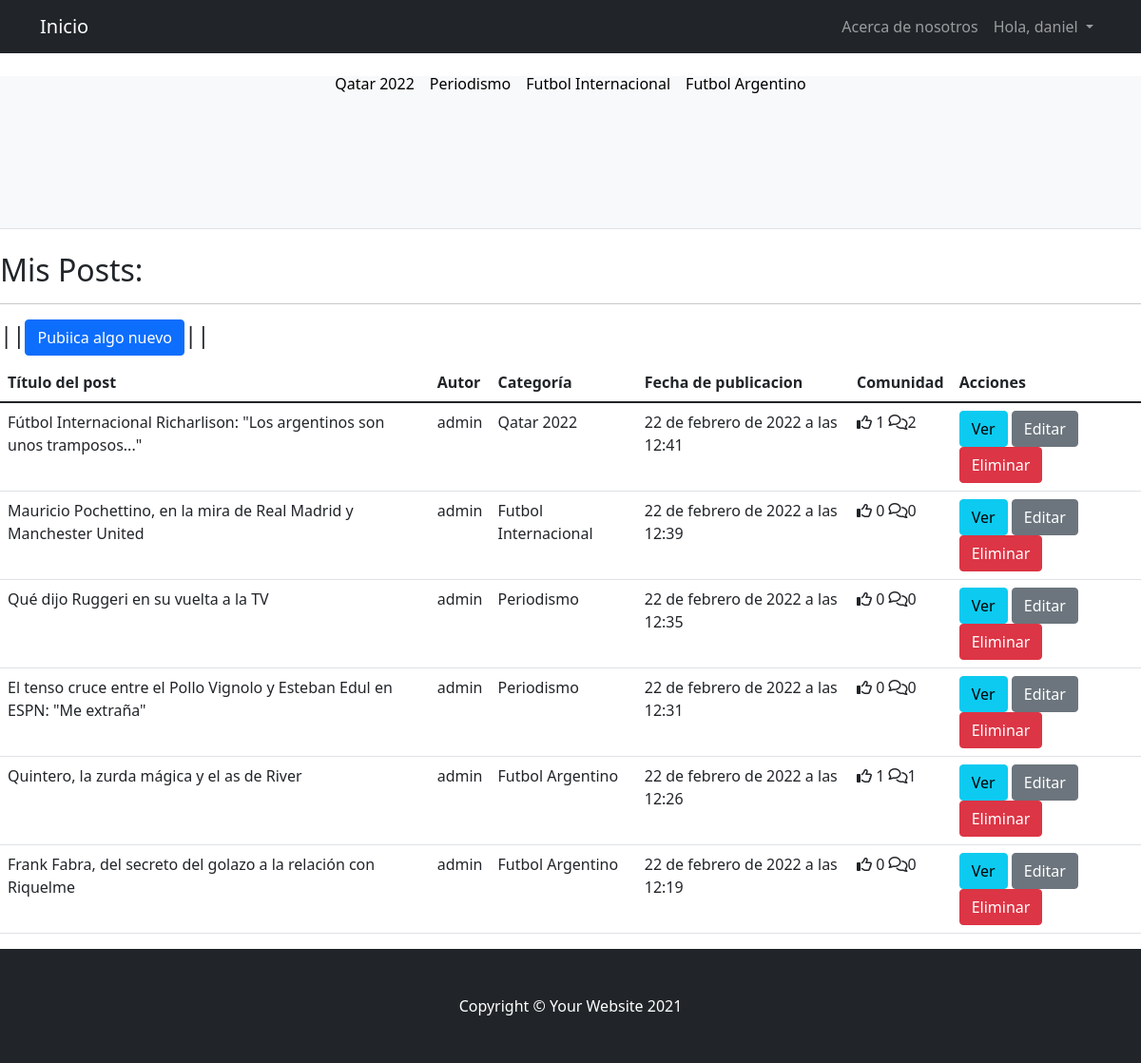
/postApp/postLista/ (signed in), run on the app's committed database.
### postApp/models.py (models this page shows, shortened)
class Post(models.Model):
    titulo = models.CharField('titulo', max_length=500, null=False, blank=False)
    subtitulo = models.CharField(
        'subtitulo', max_length=500, null=False, blank=False)
    contenido = RichTextField('contenido', null=False, blank=False)
    imagen = models.ImageField(
        upload_to='imagenes_post', null=True, blank=True)
    categoria = models.ForeignKey(Categoria,  on_delete=models.DO_NOTHING)
    autor = models.ForeignKey(User, on_delete=models.CASCADE)
    fecha_publicacion = models.DateTimeField(auto_now_add=True)
    fecha_edicion = models.DateTimeField(auto_now=True)
    likes = models.ManyToManyField(User, related_name='likes_posts')
    @property
    def get_comentarios_count(self):
        return self.comentarios.all().count()

class Categoria(models.Model):
    nombre = models.CharField(
        'categoria', max_length=100, null=False, blank=False)
    def __str__(self):
        return self.nombre

### postApp/views.py (the view)
# urls.py: path('postLista/', views.ListaPosts.as_view(), name='postLista'),
class ListaPosts(ListView):
    model = Post
    template_name= "postApp/lista_post.html"
    ordering = ['-fecha_publicacion']

### templates/postApp/lista_post.html (shortened to what this page needs)
{% extends 'index.html' %}
{% block editNavBar %}
{% if request.user.is_authenticated %}
<li class="nav-item"><a class="nav-link" href="{% url 'AboutUs' %}">Acerca de nosotros</a></li>
<div class="collapse navbar-collapse" id="navbarNavDarkDropdown">
    <ul class="navbar-nav">
      <li class="nav-item dropdown">
        <a class="nav-link dropdown-toggle" href="#" id="navbarDarkDropdownMenuLink" role="button" data-bs-toggle="dropdown" aria-expanded="false">
          Hola, {{request.user}}
        </a>
      </li>
    </ul>
  </div>
{% endif %}
{% endblock editNavBar %}
{% if user.is_authenticated %}
    {% block blockPosts %}
        <h2>
            Mis Posts:
            <hr>
        </h2>
        <h4>||<a class="btn btn-primary" href="{% url 'crearPost' %}" role="button">Pubiica algo nuevo</a>||</h4>
        <div class="table-responsive">
          <table class="table table-stripped">
            <thead>
              <tr>
                <th>Título del post</th>
                <th>Autor</th>
                <th>Categoría</th>
                <th>Fecha de publicacion</th>
                <th>Comunidad</th>
                <th>Acciones</th>
              </tr>
            </thead>
            <tbody>
              {% for post in object_list  %}
                <tr>
                  <td>{{ post.titulo }}</td>
                  <td>{{ post.autor }}</td>
                  <td>{{ post.categoria }}</td>
                  <td>{{ post.fecha_publicacion }}</td>
                  <td><span><i class="fa-regular fa-thumbs-up"></i> {{ post.likes.count }}</span> <span><i class="fa-regular fa-comments"></i>{{ post.get_comentarios_count }}</span></td>
                  <td><a class="btn btn-info" href="{% url 'verPost' post.id %}" role="button">Ver</a> <a class="btn btn-secondary" href="{% url 'editarPost' post.id %}" role="button">Editar</a> <a class="btn btn-danger" href="{% url 'borrarPost' post.id %}" role="button">Eliminar</a></td>
                </tr>
                {% endfor %}
            </tbody>
          </table>
    {% endblock blockPosts %}
{% else %}
  <div class="alert alert-warning" role="alert">
    Inicia sesión para poder postear algo!. <a href="{% url 'Login' %}" class="alert-link">Iniciar Sesión</a>. Ahí encontraras el boton para poder registrarte tambien.
  </div>
{% endif %}

### data on the page
Post: titulo "Fútbol Internacional Richarlison: \"Los argentinos son unos tramposos...\"", autor "admin", categoria "Qatar 2022", fecha_publicacion "22 de febrero de 2022 a las 12:41", likes.count "1", get_comentarios_count "2"
Post: titulo "Mauricio Pochettino, en la mira de Real Madrid y Manchester United", autor "admin", categoria "Futbol Internacional", fecha_publicacion "22 de febrero de 2022 a las 12:39", likes.count "0", get_comentarios_count "0"
Post: titulo "Qué dijo Ruggeri en su vuelta a la TV", autor "admin", categoria "Periodismo", fecha_publicacion "22 de febrero de 2022 a las 12:35", likes.count "0", get_comentarios_count "0"
Post: titulo "El tenso cruce entre el Pollo Vignolo y Esteban Edul en ESPN: \"Me extraña\"", autor "admin", categoria "Periodismo", fecha_publicacion "22 de febrero de 2022 a las 12:31", likes.count "0", get_comentarios_count "0"
Post: titulo "Quintero, la zurda mágica y el as de River", autor "admin", categoria "Futbol Argentino", fecha_publicacion "22 de febrero de 2022 a las 12:26", likes.count "1", get_comentarios_count "1"
Post: titulo "Frank Fabra, del secreto del golazo a la relación con Riquelme", autor "admin", categoria "Futbol Argentino", fecha_publicacion "22 de febrero de 2022 a las 12:19", likes.count "0", get_comentarios_count "0"

### other printed values
{{ request.user }} "daniel"
